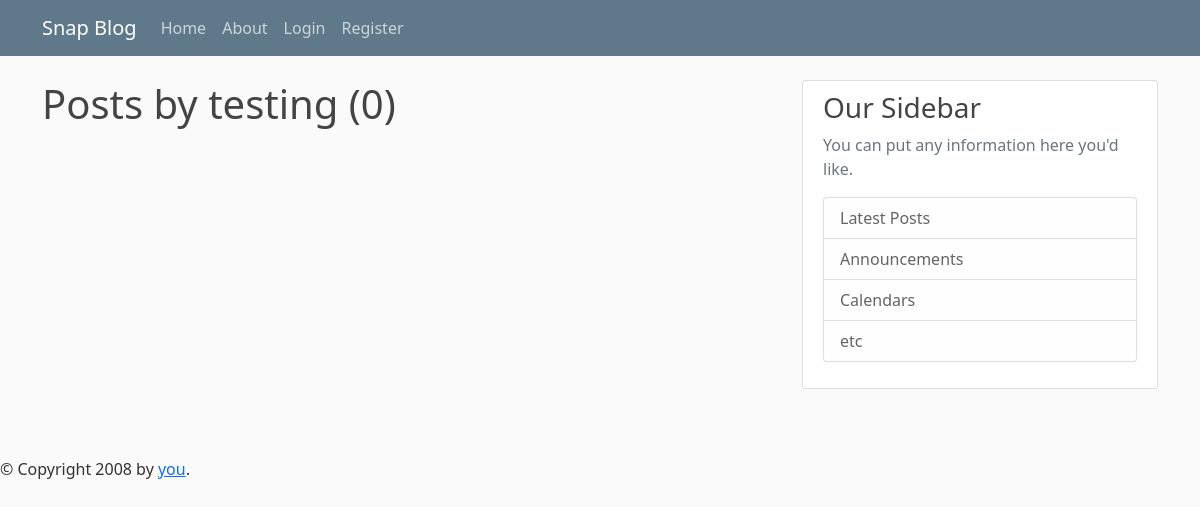
The app's page /user/testing, older data.
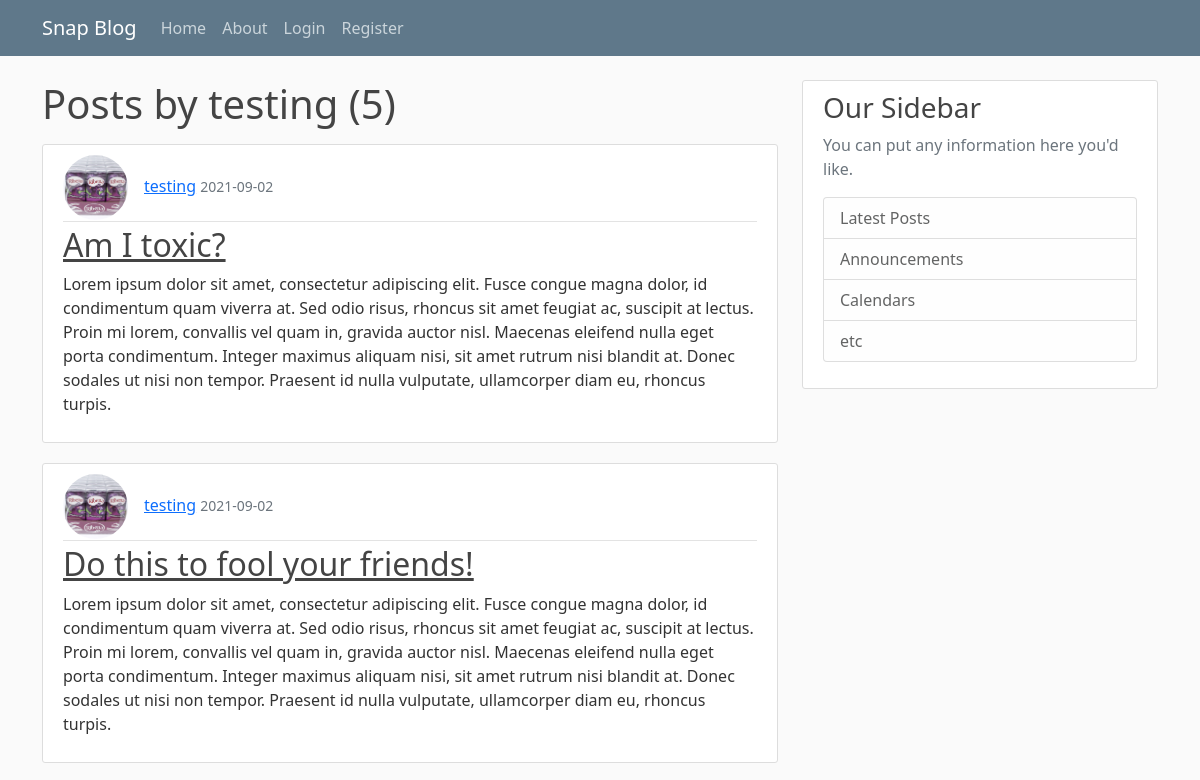
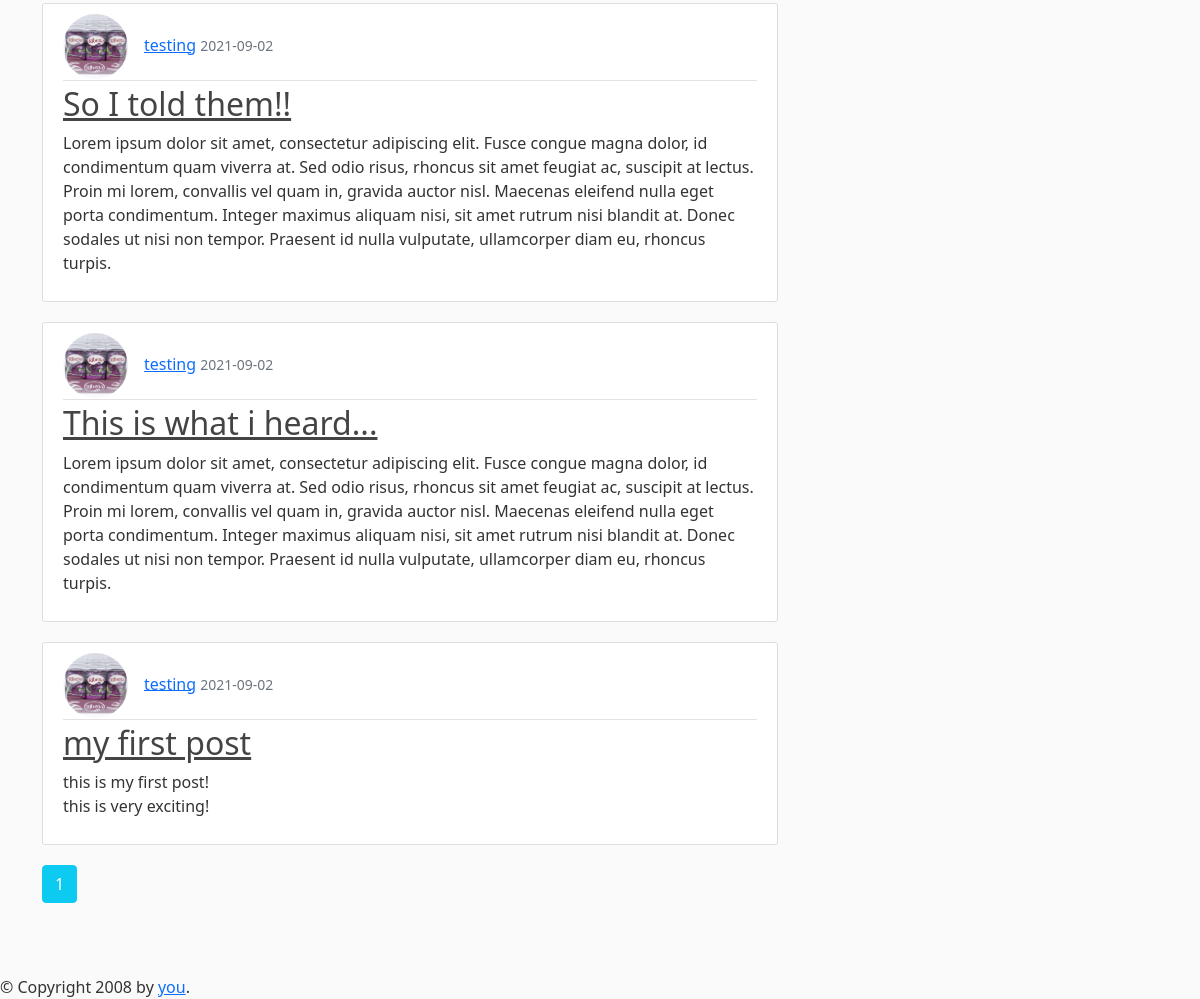
The same page, newer data (2 pictures, top to bottom).
### snapApp/models.py (models this page shows, shortened)
class Post(db.Model):
    id = db.Column(db.Integer, primary_key=True)
    title = db.Column(db.String(100), nullable=False)
    date_posted = db.Column(db.DateTime, nullable=False, default=datetime.utcnow)
    content = db.Column(db.Text, nullable=False)
    user_id = db.Column(db.Integer, db.ForeignKey('user.id'), nullable=False)

class User(db.Model, UserMixin):
    id = db.Column(db.Integer, primary_key=True)
    username = db.Column(db.String(20), unique=True, nullable=False)
    email = db.Column(db.String(120), unique=True, nullable=False)
    image_file = db.Column(db.String(20), nullable=False, default='default.jpg')
    password = db.Column(db.String(60), nullable=False)
    posts = db.relationship('Post', backref='author', lazy=True)

### snapApp/users/routes.py (the view)
@users.route("/user/<string:username>")
def user_posts(username):
    page = request.args.get('page', 1, type=int)
    user = User.query.filter_by(username=username).first_or_404()
    posts = Post.query.filter_by(author=user)\
    .order_by(Post.date_posted.desc())\
    .paginate(page=page,  per_page=5)
    print(posts)
    return render_template('user_posts.html', posts=posts, user=user)

### snapApp/templates/user_posts.html (shortened to what this page needs)
{% extends "base.html" %}
{% block content %}
  <h1 class="mb-3">Posts by {{ user.username }} ({{ posts.total }})</h1>
    {% for post in posts.items %}
        <article class="media content-section">
          <div class="media-body">
            <div class="article-metadata">
              <img class="rounded-circle article-img" src="{{ url_for('static', filename='img/' + post.author.image_file ) }}"><a class="mr-2" href="{{ url_for('users.user_posts', username=post.author.username) }}">{{ post.author.username }}</a>
              <small class="text-muted">{{ post.date_posted.strftime('%Y-%m-%d') }}</small>
            </div>
            <h2><a class="article-title" href="{{ url_for('posts.post', post_id=post.id) }}">{{ post.title }}</a></h2>
            <p class="article-content">{{ post.content }}</p>
          </div>
        </article>
    {% endfor %}
    {% for page_num in posts.iter_pages(left_edge=1, right_edge=1, left_current=1, right_current=2) %}
      {% if page_num %}
        {% if posts.page == page_num %}
          <a class="btn btn-info mb-4 text-white" href="{{ url_for('users.user_posts', username=user.username, page=page_num) }}">{{ page_num }}</a>
        {% else %}
         <a class="btn btn-outline-info mb-4" href="{{ url_for('users.user_posts', username=user.username, page=page_num) }}">{{ page_num }}</a>
        {% endif %}
      {% else %}
      ...
      {% endif %}
    {% endfor %}
{% endblock content %}

Row changes from the older to the newer data that the page shows:
added Post: image_file (picture), author.username "testing", date_posted "2021-09-02", title "Am I toxic?", content "Lorem ipsum dolor sit amet, consectetur adipiscing elit. Fusce congue magna dolor, id condimentum quam viverra at. Sed odio risus, rhoncus sit amet feugiat ac, suscipit at lectus. Proin mi lorem, convallis vel quam in, gravida auctor nisl. Maecenas eleifend nulla eget porta condimentum. Integer maximus aliquam nisi, sit amet rutrum nisi blandit at. Donec sodales ut nisi non tempor. Praesent id nulla vulputate, ullamcorper diam eu, rhoncus turpis."
added Post: image_file (picture), author.username "testing", date_posted "2021-09-02", title "Do this to fool your friends!", content "Lorem ipsum dolor sit amet, consectetur adipiscing elit. Fusce congue magna dolor, id condimentum quam viverra at. Sed odio risus, rhoncus sit amet feugiat ac, suscipit at lectus. Proin mi lorem, convallis vel quam in, gravida auctor nisl. Maecenas eleifend nulla eget porta condimentum. Integer maximus aliquam nisi, sit amet rutrum nisi blandit at. Donec sodales ut nisi non tempor. Praesent id nulla vulputate, ullamcorper diam eu, rhoncus turpis."
added Post: image_file (picture), author.username "testing", date_posted "2021-09-02", title "So I told them!!", content "Lorem ipsum dolor sit amet, consectetur adipiscing elit. Fusce congue magna dolor, id condimentum quam viverra at. Sed odio risus, rhoncus sit amet feugiat ac, suscipit at lectus. Proin mi lorem, convallis vel quam in, gravida auctor nisl. Maecenas eleifend nulla eget porta condimentum. Integer maximus aliquam nisi, sit amet rutrum nisi blandit at. Donec sodales ut nisi non tempor. Praesent id nulla vulputate, ullamcorper diam eu, rhoncus turpis."
added Post: image_file (picture), author.username "testing", date_posted "2021-09-02", title "This is what i heard...", content "Lorem ipsum dolor sit amet, consectetur adipiscing elit. Fusce congue magna dolor, id condimentum quam viverra at. Sed odio risus, rhoncus sit amet feugiat ac, suscipit at lectus. Proin mi lorem, convallis vel quam in, gravida auctor nisl. Maecenas eleifend nulla eget porta condimentum. Integer maximus aliquam nisi, sit amet rutrum nisi blandit at. Donec sodales ut nisi non tempor. Praesent id nulla vulputate, ullamcorper diam eu, rhoncus turpis."
added Post: image_file (picture), author.username "testing", date_posted "2021-09-02", title "my first post", content "this is my first post! this is very exciting!"
Text that changed along with them:
{{ posts.total }}: "0" → "5"
new list line: "1"
